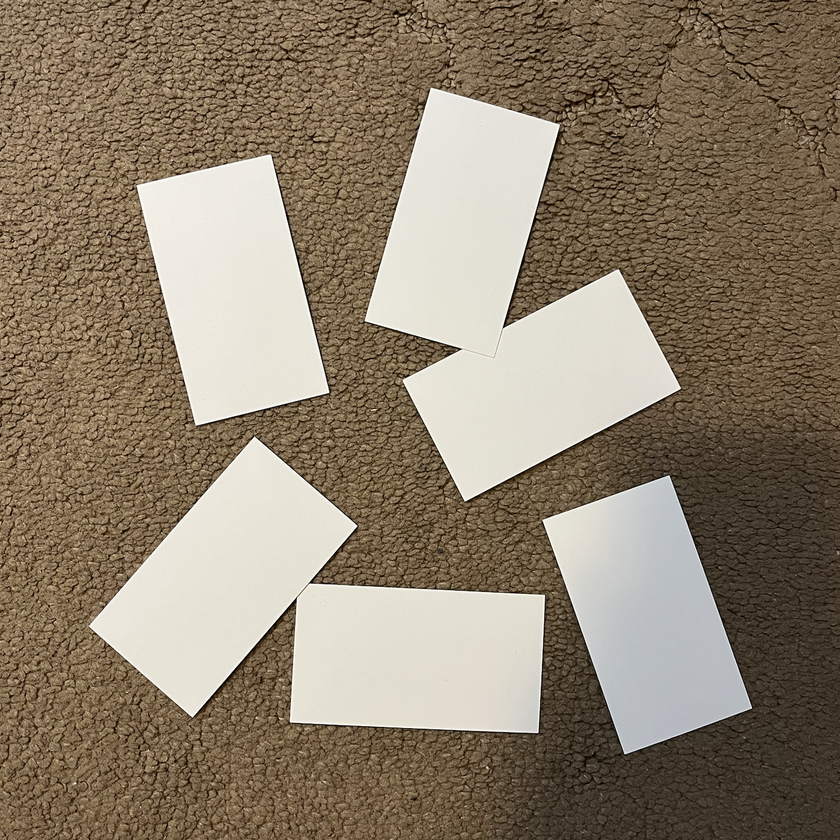
#> input picture resources/cards.png, 840 x 840 px, shrunk from 1300 x 1300 before the run, found by its file name
$ python watershed.py
#> lines starting #> are read from the running program, lines starting #| are printed output that depends on the picture; after the words box and inside, x2 and y2 are one past the last pixel; in counts of white or black regions, pixels touching at a corner belong together
# DO NOT USE THIS CODE, IT IS NOT FINAL

from PIL import Image
import numpy as np
import matplotlib.pyplot as plt
from skimage.morphology import  opening, closing
from scipy import ndimage as ndi
from skimage.segmentation import watershed
from skimage.feature import peak_local_max

# Open the image using PIL
image = Image.open("resources/cards.png").convert("L")
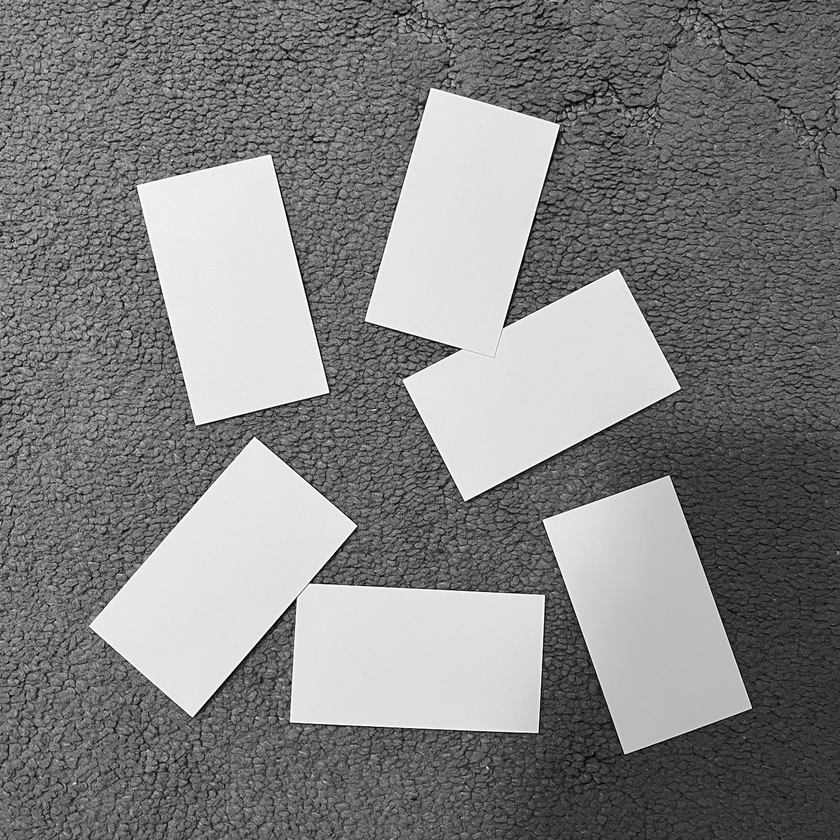
#> image: PIL image 840x840 L; min 0, max 255, mean 129.9

# Convert image to a NumPy array
data = np.array(image, dtype=np.uint8)

# Apply thresholding
threshold = 175
data = np.where(data > threshold, 1, 0)
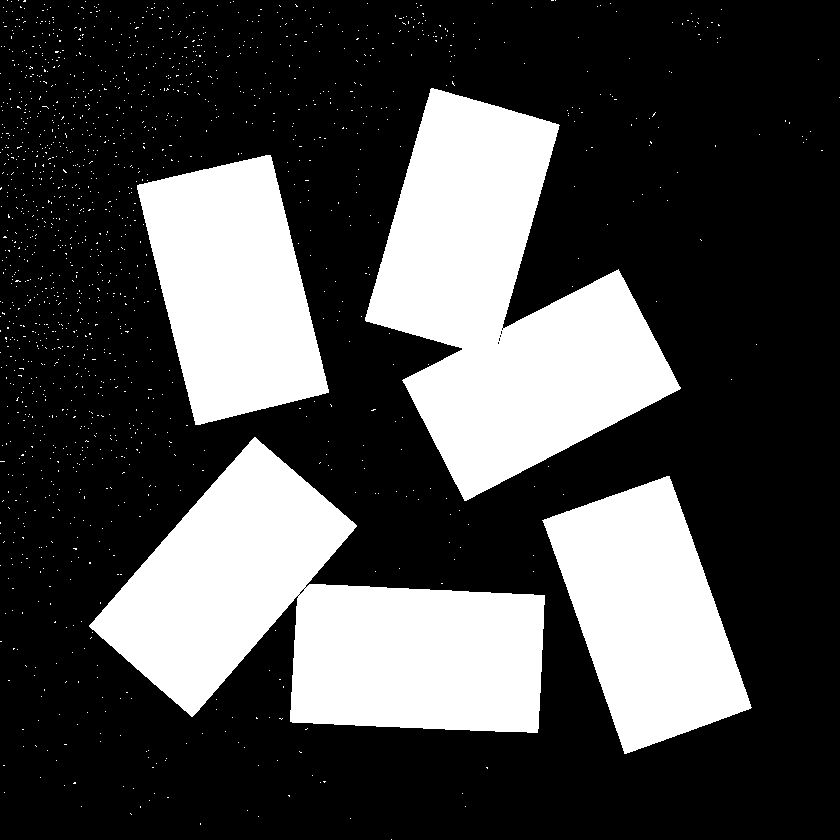
#> data: shape (840, 840) int64; values 0 (black) and 1 (white), 28.9% white; 1510 white regions (1506 under 20 px), largest, box (x1, y1, x2, y2) and area: (89, 437, 545, 733) 69207, (365, 88, 681, 501) 65245, (137, 155, 329, 425) 34063, (542, 476, 752, 754) 33446

# Noise removal
data = opening(data, np.ones((3, 3)))
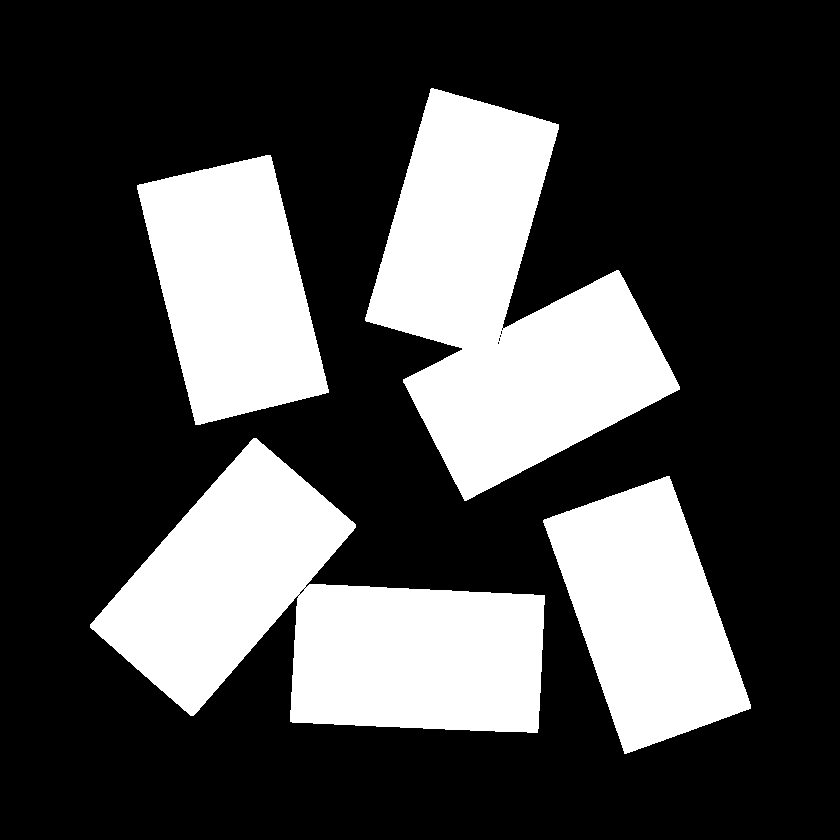
#> data: shape (840, 840) int64; values 0 (black) and 1 (white), 28.6% white; 4 white regions, box (x1, y1, x2, y2) and area: (90, 438, 545, 733) 69199, (365, 88, 680, 501) 65240, (137, 155, 329, 425) 34063, (543, 476, 751, 754) 33444
data = opening(data, np.ones((3, 3)))


distance = ndi.distance_transform_edt(data)
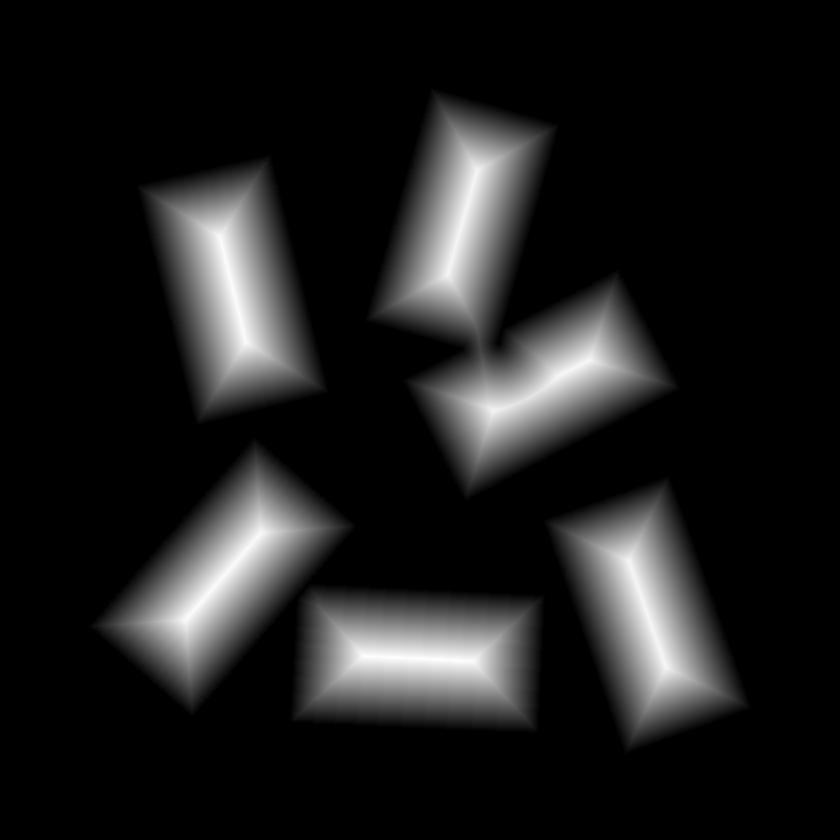
#> distance: shape (840, 840) float64; min 0, max 70, mean 8; drawn with min black and max white
coords = peak_local_max(distance, footprint=np.ones((5, 5)), labels=data)
#> coords = 191 pairs, first value 172 to 665, second value 188 to 665
mask = np.zeros(distance.shape, dtype=bool)
mask[tuple(coords.T)] = True
markers, _ = ndi.label(mask)
labels = watershed(-distance, markers, mask = data)
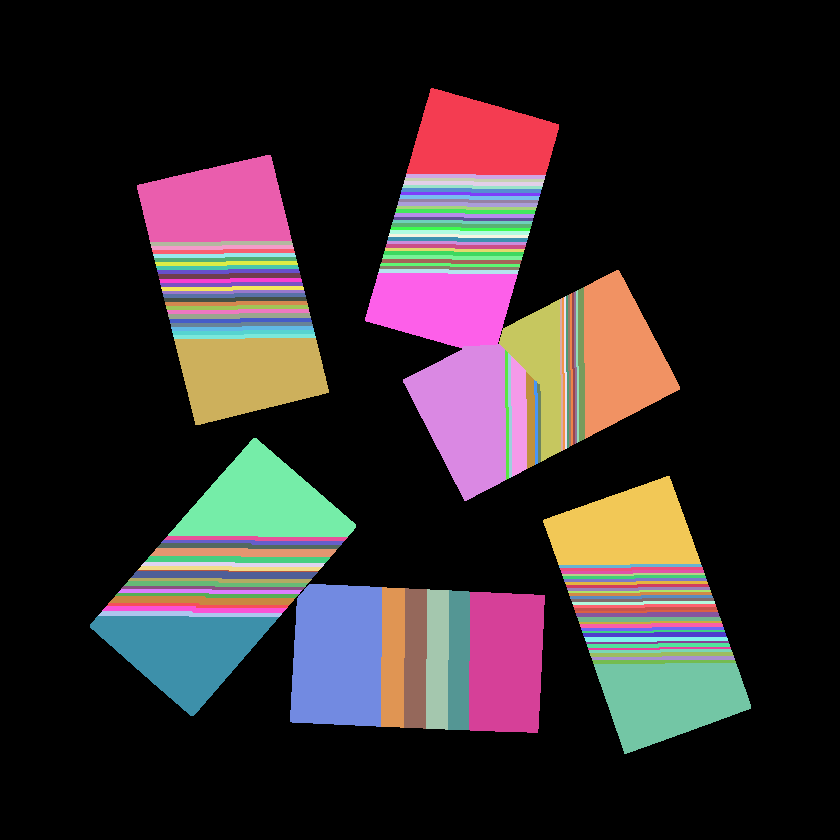
#> labels: shape (840, 840) int32; 136 distinct labels, from 0 to 135; one colour per label, 0 black

fig, axes = plt.subplots(ncols=3, figsize=(9, 3), sharex=True, sharey=True)
ax = axes.ravel()

ax[0].imshow(image, cmap=plt.cm.gray)
ax[0].set_title('Overlapping objects')
ax[1].imshow(-distance, cmap=plt.cm.gray)
ax[1].set_title('Distances')
ax[2].imshow(labels, cmap=plt.cm.nipy_spectral)
ax[2].set_title('Separated objects')

for a in ax:
    a.set_axis_off()

fig.tight_layout()
plt.show()
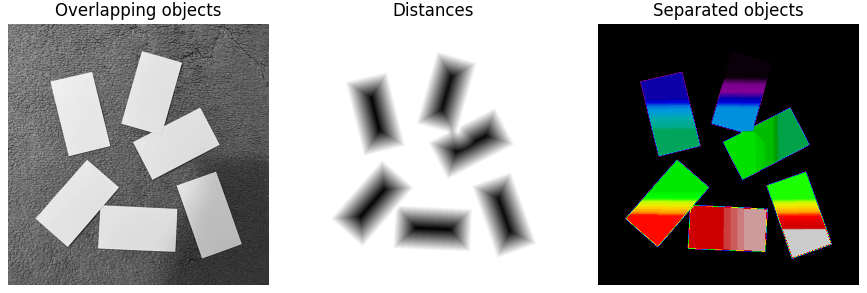
#> figure drawn by matplotlib, 3 panels
